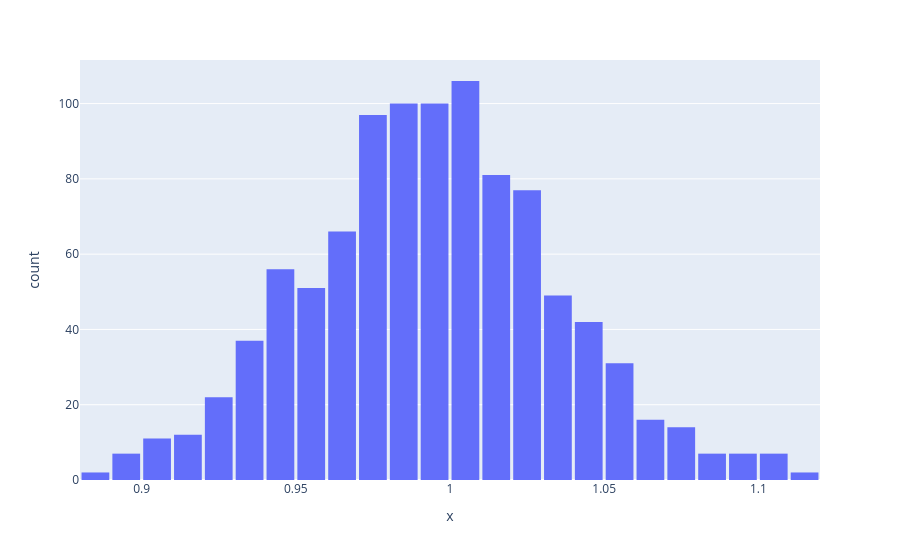

Notebook code for this chart:
### Code cell
fig = px.histogram(x=normal_residuals)
fig.update_layout(bargap=0.1)

### Figure 1 — Plotly figure (JSON) as saved in the notebook; plotly's stock layout.template omitted (floating-point values rounded to 4 significant figures; data arrays with more than 128 entries replaced by an {"elided": "..."} marker saying what was removed)
{"data": [{"alignmentgroup": "True", "bingroup": "x", "hovertemplate": "x=%{x}<br>count=%{y}<extra></extra>", "legendgroup": "", "marker": {"color": "#636efa", "pattern": {"shape": ""}}, "name": "", "offsetgroup": "", "orientation": "v", "showlegend": false, "type": "histogram", "x": {"elided": "1000 float values"}, "xaxis": "x", "yaxis": "y"}], "layout": {"bargap": 0.1, "barmode": "relative", "legend": {"tracegroupgap": 0}, "margin": {"t": 60}, "xaxis": {"anchor": "y", "domain": [0, 1], "title": {"text": "x"}}, "yaxis": {"anchor": "x", "domain": [0, 1], "title": {"text": "count"}}}}
